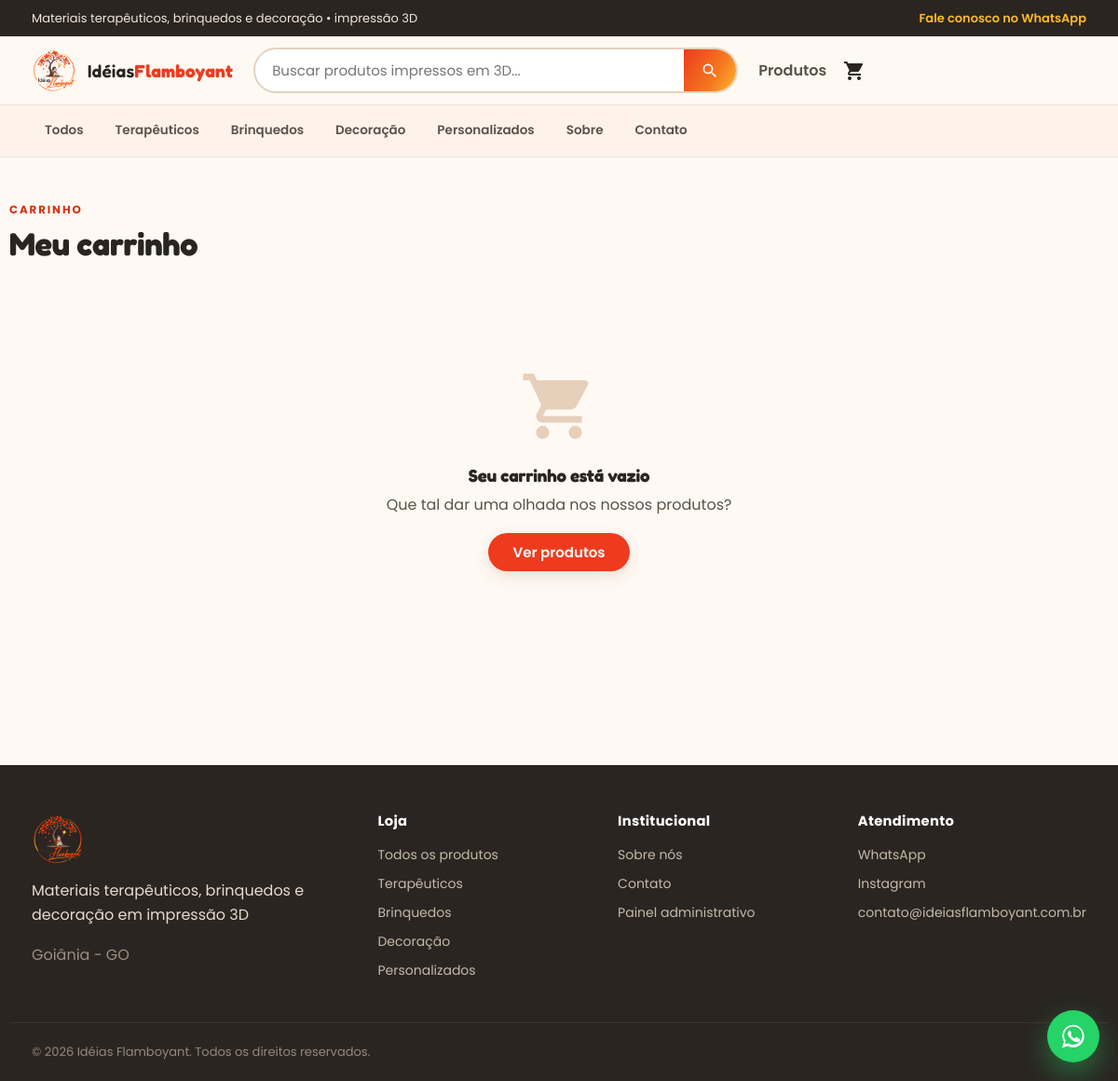
The page /carrinho on the database its author committed.
### tables this page shows
CREATE TABLE categories (
  id          INT UNSIGNED NOT NULL AUTO_INCREMENT,
  name        VARCHAR(120) NOT NULL,
  slug        VARCHAR(140) NOT NULL,
  description VARCHAR(400) NULL,
  parent_id   INT UNSIGNED NULL,
  position    INT          NOT NULL DEFAULT 0,
  is_active   TINYINT(1)   NOT NULL DEFAULT 1,
  created_at  DATETIME     NOT NULL DEFAULT CURRENT_TIMESTAMP,
  PRIMARY KEY (id),
  UNIQUE KEY uq_categories_slug (slug),
  KEY idx_categories_parent (parent_id),
  CONSTRAINT fk_categories_parent FOREIGN KEY (parent_id) REFERENCES categories (id) ON DELETE SET NULL
);

### app/core/View.php (called while the page is built, shortened)
<?php
final class View
{
    public static function render(string $template, array $data = [], ?string $layout = 'layouts/site'): void
    {
        extract($data, EXTR_SKIP);
        $content = ob_get_clean();
        $layoutFile = APP_PATH . '/views/' . $layout . '.php';
        require $layoutFile;
    }
}

### app/core/Controller.php (called while the page is built, shortened)
<?php
abstract class Controller
{
    protected function view(string $template, array $data = [], ?string $layout = 'layouts/site'): void
    {
        View::render($template, $data, $layout);
    }
}

### app/controllers/CartController.php (called while the page is built, shortened)
<?php
final class CartController extends Controller
{
    public function index(): void
    {
        $this->view('shop/cart', [
            'title'  => 'Meu carrinho — ' . setting('store_name', 'Idéias Flamboyant'),
            'totals' => Cart::totals(),
        ]);
    }
}

### public/index.php (called while the page is built, shortened)
<?php
$config = require dirname(__DIR__) . '/app/bootstrap.php';
$router = new Router();
try {
    $router->dispatch($_SERVER['REQUEST_URI'] ?? '/');
} catch (\Throwable $e) {
    if ($config['app']['debug']) {
        http_response_code(500);
        echo '<pre style="padding:20px;font:14px/1.5 monospace;color:#b00">';
        echo e($e::class . ': ' . $e->getMessage()) . "\n\n";
        echo e($e->getFile() . ':' . $e->getLine()) . "\n\n";
        echo e($e->getTraceAsString());
        echo '</pre>';
    } else {
        http_response_code(500);
        try {
            \Core\View::render('errors/500', ['title' => 'Erro interno'], 'layouts/site');
        } catch (\Throwable) {
            echo '<h1>Ops! Algo deu errado.</h1>';
        }
    }
}

### app/config/config.php (called while the page is built, shortened)
<?php
if (!function_exists('env')) {
function env(string $key, mixed $default = null): mixed
{
    $value = $_ENV[$key] ?? getenv($key);
    return match (strtolower((string) $value)) {
        'true'  => true,
        'false' => false,
        'null'  => null,
        default => $value,
    };
}
}
return [
    'app' => [
        'name'  => env('APP_NAME', 'Idéias Flamboyant'),
        'env'   => env('APP_ENV', 'production'),
        'debug' => (bool) env('APP_DEBUG', false),
        'url'   => rtrim((string) env('APP_URL', 'http://localhost:8000'), '/'),
    ],
    'db' => [
        'host'    => env('DB_HOST', '127.0.0.1'),
        'port'    => (int) env('DB_PORT', 3306),
        'name'    => env('DB_NAME', 'ideias_flamboyant'),
        'user'    => env('DB_USER', 'root'),
        'pass'    => env('DB_PASS', ''),
        'charset' => 'utf8mb4',
    ],
    'session' => [
        'name' => env('SESSION_NAME', 'ideias_flamboyant_sess'),
    ],
];

### app/core/helpers.php (called while the page is built, shortened)
<?php
function config(?string $key = null): mixed
{
    static $config;
    if ($config === null) {
        $config = require APP_PATH . '/config/config.php';
    }
    $value = $config;
    foreach (explode('.', $key) as $segment) {
        $value = $value[$segment] ?? null;
    }
    return $value;
}
function url(string $path = ''): string
{
    return config('app.url') . '/' . ltrim($path, '/');
}
function asset(string $path): string
{
    return url('assets/' . ltrim($path, '/'));
}
function e(?string $value): string
{
    return htmlspecialchars($value ?? '', ENT_QUOTES | ENT_SUBSTITUTE, 'UTF-8');
}
function setting(string $key, mixed $default = null): mixed
{
    static $cache = null;
    if ($cache === null) {
        $cache = [];
        foreach (Database::fetchAll('SELECT `key`, `value` FROM settings') as $row) {
            $cache[$row['key']] = $row['value'];
        }
    }
    $value = $cache[$key] ?? $default;
    return $value === '' && $default !== null ? $default : $value;
}
function whatsapp_link(?string $message = null): string
{
    $number = preg_replace('/\D+/', '', (string) setting('whatsapp_number', ''));
    $text = $message ?? (string) setting('whatsapp_message', '');
    return 'https://wa.me/' . $number . ($text !== '' ? '?text=' . rawurlencode($text) : '');
}

### app/core/Database.php (called while the page is built, shortened)
<?php
final class Database
{
    private static ?PDO $pdo = null;
    public static function init(array $config): void
    {
        $dsn = sprintf(
            'mysql:host=%s;port=%d;dbname=%s;charset=%s',
            $config['host'],
            $config['port'],
            $config['name'],
            $config['charset']
        );
        try {
            self::$pdo = new PDO($dsn, $config['user'], $config['pass'], [
                PDO::ATTR_ERRMODE            => PDO::ERRMODE_EXCEPTION,
                PDO::ATTR_DEFAULT_FETCH_MODE => PDO::FETCH_ASSOC,
                PDO::ATTR_EMULATE_PREPARES   => true,
                PDO::ATTR_STRINGIFY_FETCHES  => false,
            ]);
        } catch (PDOException $e) {
            http_response_code(500);
            header('Content-Type: text/plain; charset=utf-8');
            $hint = '';
            if (str_contains($e->getMessage(), '1045')) {
                $hint = "\n\nCausa provável: usuário/senha do MySQL incorretos, ou o arquivo .env não foi lido"
                      . " (senha chegou vazia = \"using password: NO\").\n"
                      . "Verifique se existe o arquivo .env na raiz do projeto e se DB_USER / DB_PASS estão corretos.";
            } elseif (str_contains($e->getMessage(), '2002') || str_contains($e->getMessage(), '2003')) {
                $hint = "\n\nCausa provável: o servidor MySQL não está rodando ou o host/porta estão errados.";
            } elseif (str_contains($e->getMessage(), 'Unknown database')) {
                $hint = "\n\nCausa provável: o banco \"{$config['name']}\" não existe. Importe database/schema.sql e database/seed.sql.";
            }
            exit(
                "Falha ao conectar ao banco de dados.\n"
                . "host={$config['host']}:{$config['port']}  db={$config['name']}  user={$config['user']}\n\n"
                . $e->getMessage() . $hint
            );
        }
    }
    public static function pdo(): PDO
    {
        return self::$pdo;
    }
    public static function run(string $sql, array $params = []): PDOStatement
    {
        $stmt = self::pdo()->prepare($sql);
        $stmt->execute($params);
        return $stmt;
    }
    public static function fetchAll(string $sql, array $params = []): array
    {
        return self::run($sql, $params)->fetchAll();
    }
}

### app/bootstrap.php (called while the page is built, shortened)
<?php
$config = require __DIR__ . '/config/config.php';
spl_autoload_register(static function (string $class): void {
    $map = [
        'Core\\'        => __DIR__ . '/core/',
        'Models\\'      => __DIR__ . '/models/',
        'Controllers\\' => __DIR__ . '/controllers/',
        'Services\\'    => __DIR__ . '/services/',
    ];
    foreach ($map as $prefix => $dir) {
        if (!str_starts_with($class, $prefix)) {
            continue;
        }
        $relative = substr($class, strlen($prefix));
        $relative = str_replace('\\', '/', $relative);
        $parts = explode('/', $relative);
        $filename = array_pop($parts);
        $folders = array_map('strtolower', $parts);
        $path = $dir . ($folders ? implode('/', $folders) . '/' : '') . $filename . '.php';
    }
});
require __DIR__ . '/core/helpers.php';
return $config;

### app/models/Category.php (called while the page is built, shortened)
<?php
final class Category
{
    public static function withProducts(): array
    {
        return Database::fetchAll(
            'SELECT c.*, COUNT(p.id) AS product_count
               FROM categories c
               JOIN products p ON p.category_id = c.id AND p.is_active = 1
              WHERE c.is_active = 1
              GROUP BY c.id
              ORDER BY c.position, c.name'
        );
    }
}

### app/views/layouts/site.php (the view, shortened to what this page needs)
<?php
$navCategories = Category::withProducts();
?>
<!doctype html>
<html lang="pt-BR">
<head>
<link rel="stylesheet" href="<?= asset('css/site.css') ?>?v=4">
</head>
<body>
<div class="topbar">
  <div class="wrap">
    <span>Materiais terapêuticos, brinquedos e decoração • impressão 3D</span>
    <a href="<?= e(whatsapp_link()) ?>" target="_blank" rel="noopener">Fale conosco no WhatsApp</a>
  </div>
</div>
<header class="site-header">
  <div class="wrap header-inner">
    <a class="brand" href="<?= url('/') ?>">
      <img src="<?= asset('img/logo.png') ?>" alt="<?= e(setting('store_name', 'Idéias Flamboyant')) ?>">
      <span class="brand-text">
        <strong>Idéias</strong><em>Flamboyant</em>
      </span>
    </a>
    <form class="search" action="<?= url('busca') ?>" method="get" role="search">
      <input type="search" name="q" placeholder="Buscar produtos impressos em 3D..." value="<?= e($_GET['q'] ?? '') ?>" aria-label="Buscar">
      <button type="submit" aria-label="Buscar">
        <svg viewBox="0 0 24 24" width="20" height="20"><path fill="currentColor" d="M15.5 14h-.79l-.28-.27a6.5 6.5 0 1 0-.7.7l.27.28v.79l5 4.99L20.49 19zm-6 0A4.5 4.5 0 1 1 14 9.5 4.5 4.5 0 0 1 9.5 14"/></svg>
      </button>
    </form>
    <nav class="header-actions">
      <a href="<?= url('produtos') ?>" class="nav-link">Produtos</a>
      <a href="<?= url('carrinho') ?>" class="cart-btn" data-cart-count>
      </a>
    </nav>
  </div>
  <nav class="catnav">
    <div class="wrap">
      <a href="<?= url('produtos') ?>">Todos</a>
      <?php foreach ($navCategories as $cat): ?>
        <a href="<?= url('categoria/' . $cat['slug']) ?>"><?= e($cat['name']) ?></a>
      <?php endforeach; ?>
      <a href="<?= url('sobre') ?>">Sobre</a>
      <a href="<?= url('contato') ?>">Contato</a>
    </div>
  </nav>
</header>
<main>
<?= $content ?>
</main>
<footer class="site-footer">
  <div class="wrap footer-grid">
    <div>
      <img src="<?= asset('img/logo.png') ?>" alt="" class="footer-logo">
      <p><?= e(setting('store_tagline', 'Produtos exclusivos impressos em 3D')) ?></p>
      <p class="muted"><?= e(setting('store_city', '')) ?></p>
    </div>
    <div>
      <h4>Loja</h4>
      <a href="<?= url('produtos') ?>">Todos os produtos</a>
      <?php foreach (array_slice($navCategories, 0, 4) as $cat): ?>
        <a href="<?= url('categoria/' . $cat['slug']) ?>"><?= e($cat['name']) ?></a>
      <?php endforeach; ?>
    </div>
    <div>
      <h4>Institucional</h4>
      <a href="<?= url('sobre') ?>">Sobre nós</a>
      <a href="<?= url('contato') ?>">Contato</a>
      <a href="<?= url('admin') ?>">Painel administrativo</a>
    </div>
    <div>
      <h4>Atendimento</h4>
      <a href="<?= e(whatsapp_link()) ?>" target="_blank" rel="noopener">WhatsApp</a>
      <?php if (setting('instagram_url')): ?><a href="<?= e(setting('instagram_url')) ?>" target="_blank" rel="noopener">Instagram</a><?php endif; ?>
      <a href="mailto:<?= e(setting('store_email', '')) ?>"><?= e(setting('store_email', '')) ?></a>
    </div>
  </div>
  <div class="wrap copy">
    © <?= date('Y') ?> <?= e(setting('store_name', 'Idéias Flamboyant')) ?>. Todos os direitos reservados.
  </div>
</footer>
<a class="whatsapp-float" href="<?= e(whatsapp_link()) ?>" target="_blank" rel="noopener" aria-label="Falar no WhatsApp">
</a>
</body>
</html>

### app/core/Router.php (shortened to what this page needs)
<?php
final class Router
{
    private array $routes = [];
    public function add(string $method, string $pattern, callable|array $handler): void
    {
        $this->routes[] = [
            'method'  => strtoupper($method),
            'pattern' => $pattern,
            'handler' => $handler,
        ];
    }
    public function dispatch(string $uri): void
    {
        $path = '/' . trim(parse_url($uri, PHP_URL_PATH) ?: '/', '/');
        foreach ($this->routes as $route) {
            $regex = '#^' . preg_replace('#\{([a-zA-Z_]+)\}#', '(?P<$1>[^/]+)', $route['pattern']) . '$#';
            if (!preg_match($regex, $path, $matches)) {
                continue;
            }
            $params = array_filter($matches, 'is_string', ARRAY_FILTER_USE_KEY);
            $this->invoke($route['handler'], $params);
            return;
        }
    }
    private function invoke(callable|array $handler, array $params): void
    {
        if (is_array($handler)) {
            [$class, $action] = $handler;
            $controller = new $class();
            $controller->$action(...array_values($params));
            return;
        }
    }
}

### rows shown on the page
categories: name "Terapêuticos"
categories: name "Brinquedos"
categories: name "Decoração"
categories: name "Personalizados"

### other values the page prints
setting('store_tagline', 'Produtos exclusivos impressos em 3D') "Materiais terapêuticos, brinquedos e decoração em impressão 3D"
setting('store_city', '') "Goiânia - GO"
setting('store_email', '') "contato@ideiasflamboyant.com.br"
setting('store_name', 'Idéias Flamboyant') "Idéias Flamboyant"
